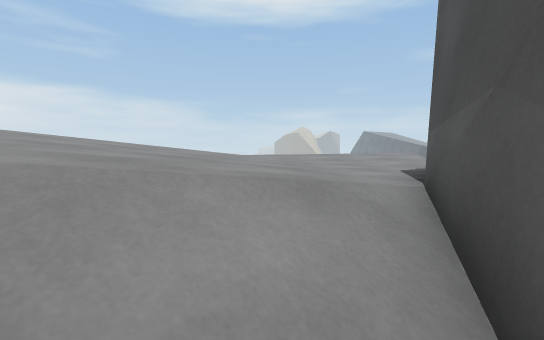
view 1 (above)

13 first-person views from a walk through a Unity game level. The camera is 1.3 m above the floor, tilts 4° down and sees 85° across. The floor is counted in squares, 1 m on a side. Each view is taken from the middle of a square. On the plan, view 1 faces up. The plan holds only what a view shows up to about 14 squares ahead; the rest is blank. The place goes on beyond the plan. Surface patterns are stand-ins for the level's own textures.

view 2
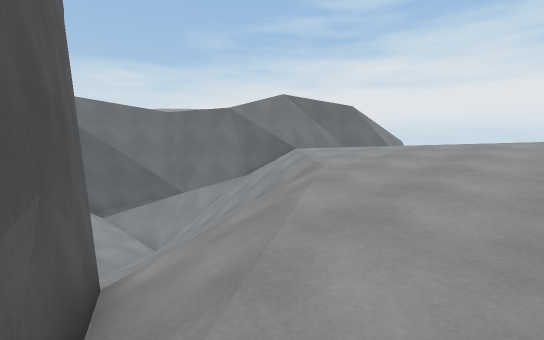

view 3
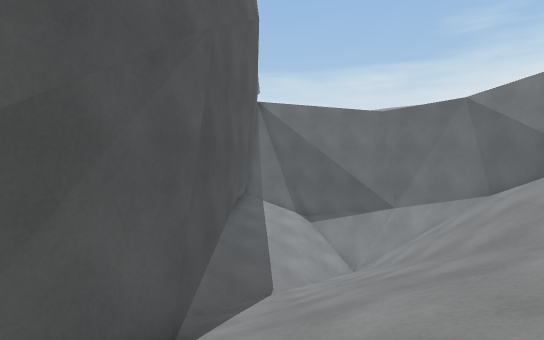

view 4
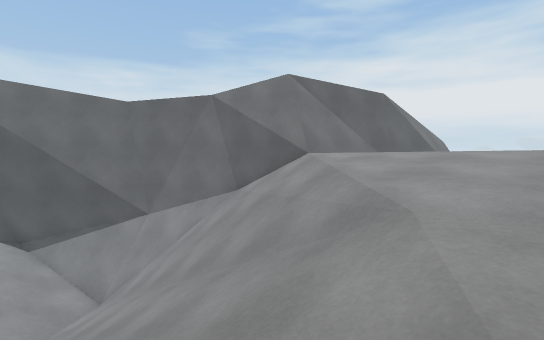

view 5
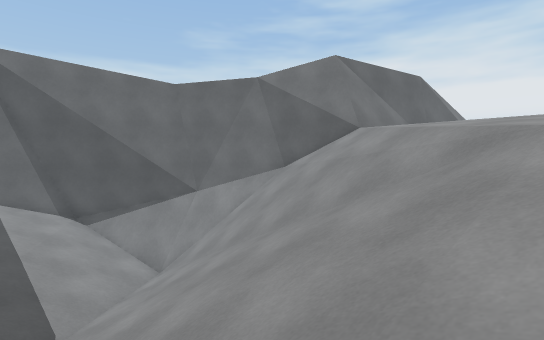

view 6
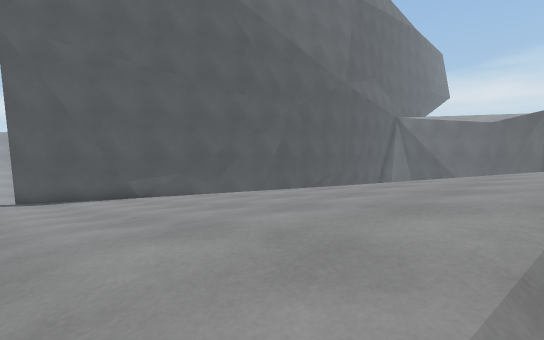

view 7
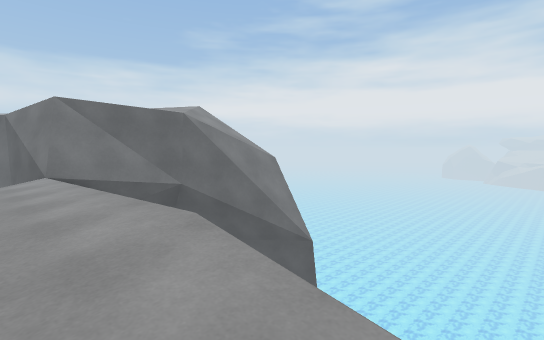

view 8
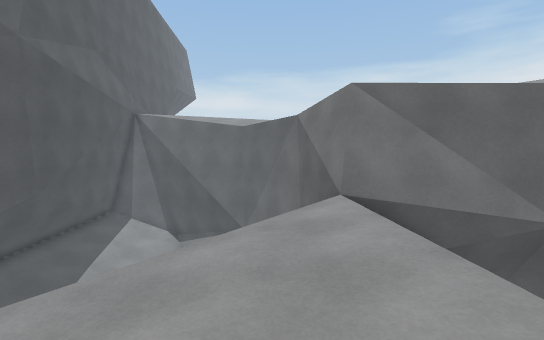

view 9
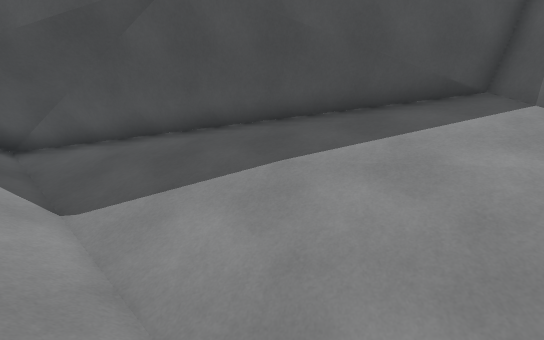

view 10
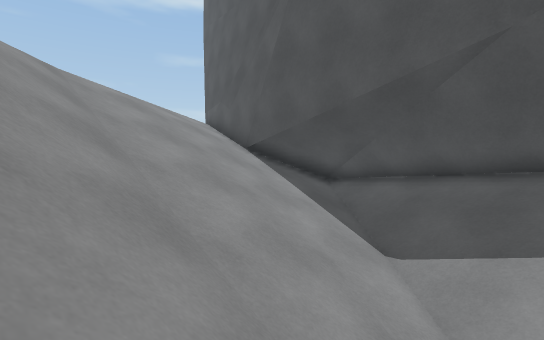

view 11
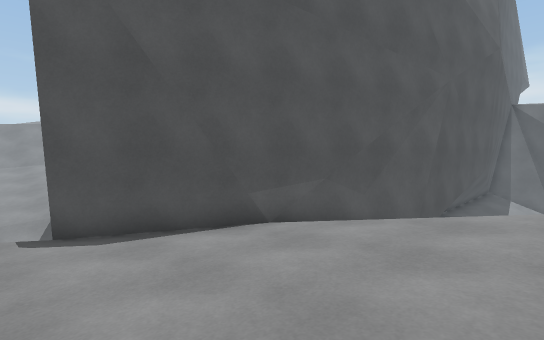

view 12
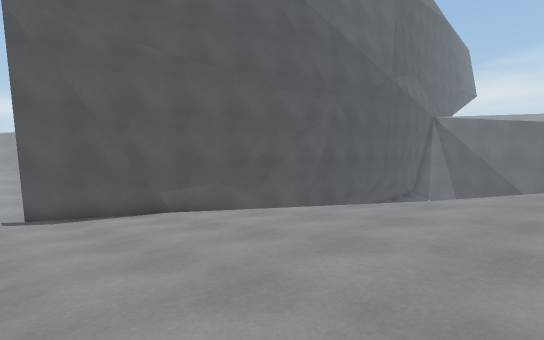

view 13
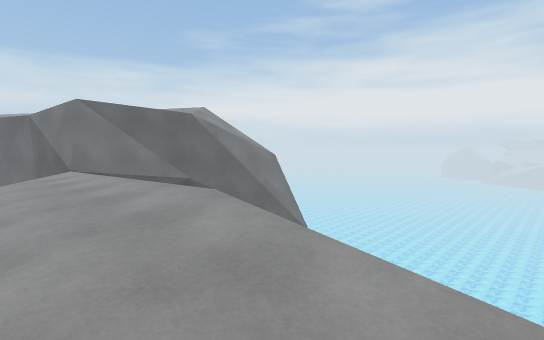

### Floor plan
Key: @ floor where view 1 was taken; # wall or solid block; x gap in a wall; . main floor; - floor 0.25 m lower than the main floor; : floor 0.5 m higher than the main floor; _ floor 0.75 m lower than the main floor; + floor 1 m higher than the main floor; / step, stairs or slope; = window, fence, low wall or low ledge; ^ raised ledge; v drop or lower ground.
Columns run from 15 left of view 1 to 15 right of it. Each row starts with its distance up from view 1.
  9     /:......--______/
  8     /::.....--_____##      ////
  7     /:::....---____#       ////
  6     /+::....---___vv
  5     /+::....---___#
  4     ++::.....--__#v
  3     ++::.....--_/#
  2     ++::.....-///#
  1     ++::....////#v
  0     ++::../////@#
 -1     /+::.///////#
 -2     /:::////////#
 -3     /:://///////###
 -4     /:////////// ##
 -5 ### /////////////#=
 -6 #####////////////#v
 -7    v#////////////#
 -8     #///////////##
 -9      #//////////##
-10      #=/////////#=
-11      v#==///////#v
-12       v#^=#/////#v
-13        ###=/////#
-14         v###////#
-15           vx////#
-16            v####v
-17              vv

Where each view was taken, in squares from view 1:
view 1: 0 up, 0 right, facing up
view 2: 5 up, 2 right, facing down-left
view 3: 3 up, 1 left, facing down
view 4: 1 up, 2 left, facing down-left
view 5: 0 up, 0 right, facing down-left
view 6: 9 up, 11 left, facing down-right
view 7: 8 up, 9 left, facing down-left
view 8: 2 up, 9 left, facing down
view 9: 11 down, 6 left, facing right
view 10: 10 down, 7 left, facing up-right
view 11: 9 up, 3 left, facing down-right
view 12: 9 up, 8 left, facing down-right
view 13: 9 up, 8 left, facing down-left
